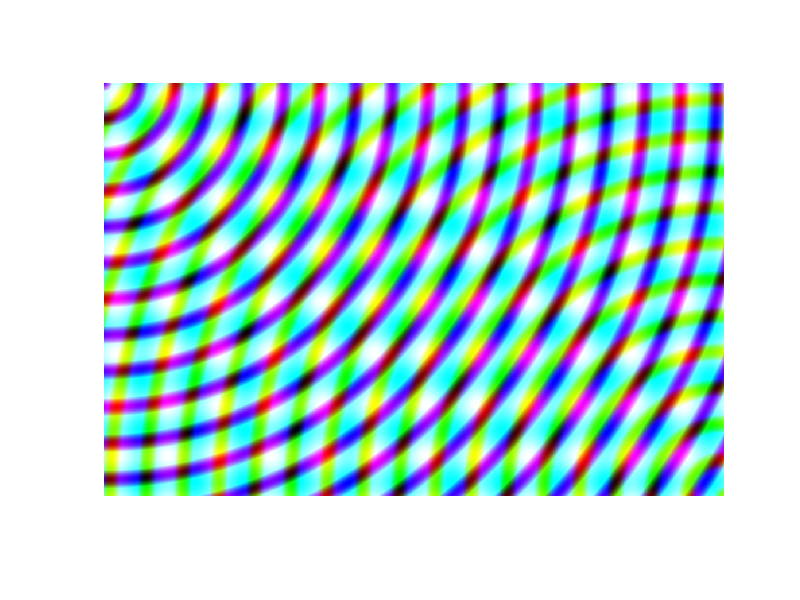

This figure's MATLAB source:
% OORTS SARA - SISTEMAS DE VISIÓN ARTIFICIAL
%Actividad 2.1 Imagen Procedural - Fecha: 18 de febrero de 2025
%Propón una secuancia de funciones para generar una imagen a color
%con patron procedural. La imagen debe ser de 720 x 1080 pixeles.

%%Inicio
clc;
clear all;
close all;

%Tamaño imagen
altura= 720;
anchura= 1080;

%Secuencia de ecuaciones
for x = 1:altura
    for y = 1:anchura
        f1(x,y)= 255 * (1 - cos(sqrt(x^2 + y^2) / 10));
        f2(x, y) = 255 * (1 - cos(sqrt((x - 720)^2 + (y - 1080)^2) / 10));
        f3(x,y)= 127.5*(sin(0.07*x)+sin(0.07*y))/2+127.5;
    end
end

%Mostramos imagen
IMA(:,:,1)= f3;
IMA(:,:,2)= f1;
IMA(:,:,3)= f2;

imshow(uint8(IMA));